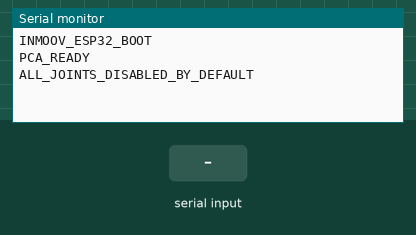
Recording of a program running on a simulated ESP32. Shown: the last lines printed to the serial monitor. Inputs (shaded band) come from the test bench.

Above: at 1.2 s.
1.3 s: "PING,1\n" received over Serial
At 1.9 s:
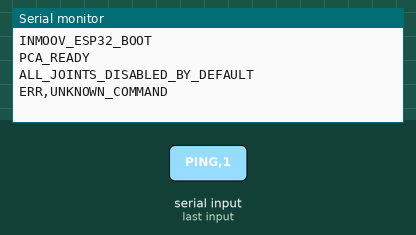
2.8 s: "PING\n" received over Serial
At 4.0 s:
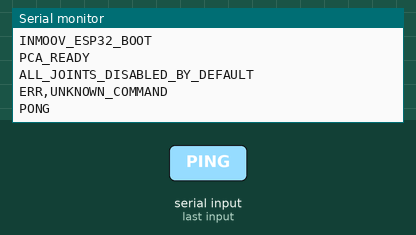
4.3 s: "HELP\n" received over Serial
At 5.3 s:
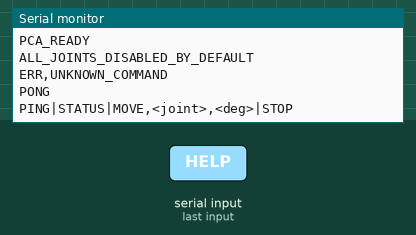
5.8 s: "STATUS\n" received over Serial
At 6.8 s:
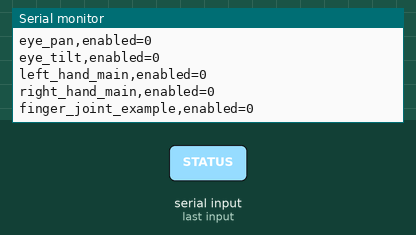
7.3 s: "STOP\n" received over Serial
At 8.0 s:
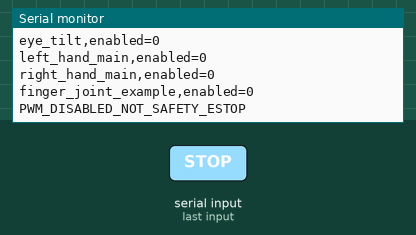
8.8 s: "MOVE,\n" received over Serial
At 9.9 s:
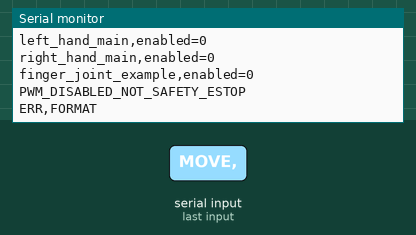

The program:

main.cpp
```cpp
#include <Arduino.h>
#include <Wire.h>
#include "joint_config.h"
#include "servo_driver.h"
#include "joint.h"
ServoDriver driver;
Joint joints[JOINT_COUNT];
String line;
bool pcaReady=false;
Joint* findJoint(const char* n){for(size_t i=0;i<JOINT_COUNT;i++)if(!strcmp(joints[i].name(),n))return &joints[i];return nullptr;}
void setup(){
 Serial.begin(115200);line.reserve(128);Wire.begin();
 pcaReady=driver.begin(PCA9685_ADDRESS,SERVO_PWM_HZ);
 for(size_t i=0;i<JOINT_COUNT;i++)joints[i].configure(JOINTS[i],&driver);
 Serial.println("INMOOV_ESP32_BOOT");Serial.println(pcaReady?"PCA_READY":"PCA_INIT_FAILED");
 Serial.println("ALL_JOINTS_DISABLED_BY_DEFAULT");
}
void handle(String s){
 s.trim();
 if(s=="PING"){Serial.println("PONG");return;}
 if(s=="HELP"){Serial.println("PING|STATUS|MOVE,<joint>,<deg>|STOP");return;}
 if(s=="STATUS"){Serial.print("PCA,");Serial.println(pcaReady?"READY":"FAILED");for(size_t i=0;i<JOINT_COUNT;i++){Serial.print(joints[i].name());Serial.print(",enabled=");Serial.println(joints[i].enabled());}return;}
 if(s=="STOP"){driver.disableAll();Serial.println("PWM_DISABLED_NOT_SAFETY_ESTOP");return;}
 if(s.startsWith("MOVE,")){
  int k=s.indexOf(',',5);if(k<0){Serial.println("ERR,FORMAT");return;}
  String n=s.substring(5,k);float a=s.substring(k+1).toFloat();Joint* j=findJoint(n.c_str());
  if(!j){Serial.println("ERR,UNKNOWN_JOINT");return;}
  if(!pcaReady||!j->moveTo(a)){Serial.println("ERR,DISABLED_OR_OUT_OF_RANGE");return;}
  Serial.println("OK");return;
 }
 Serial.println("ERR,UNKNOWN_COMMAND");
}
void loop(){
 while(Serial.available()){char c=(char)Serial.read();if(c=='\n'||c=='\r'){if(line.length()){handle(line);line="";}}else if(line.length()<120)line+=c;else{line="";Serial.println("ERR,LINE_TOO_LONG");}}
}
```

joint.cpp
```cpp
#include "joint.h"
bool Joint::moveTo(float angle){
 if(!cfg_.enabled||!driver_||angle<cfg_.minAngleDeg||angle>cfg_.maxAngleDeg)return false;
 if(cfg_.reversed) angle=cfg_.minAngleDeg+cfg_.maxAngleDeg-angle;
 float span=cfg_.maxAngleDeg-cfg_.minAngleDeg;
 if(span<=0)return false;
 float t=(angle-cfg_.minAngleDeg)/span;
 uint16_t pulse=(uint16_t)(cfg_.minPulseUs+t*(cfg_.maxPulseUs-cfg_.minPulseUs));
 return driver_->writePulseUs(cfg_.channel,pulse);
}
```

joint.h
```cpp
#pragma once
#include <Arduino.h>
#include "servo_driver.h"
enum class ServoType { HITECH_HS755HB, MG996R, MG90S };
struct JointConfig {
 const char* name; const char* module; uint8_t channel; ServoType type; bool enabled;
 uint16_t minPulseUs,centerPulseUs,maxPulseUs;
 float minAngleDeg,centerAngleDeg,maxAngleDeg; bool reversed;
};
class Joint {
public:
 void configure(const JointConfig& c,ServoDriver* d){cfg_=c;driver_=d;}
 const char* name() const{return cfg_.name;}
 bool enabled() const{return cfg_.enabled;}
 bool moveTo(float angle);
private:
 JointConfig cfg_{}; ServoDriver* driver_=nullptr;
};
```

joint_config.h
```cpp
#pragma once
#include "joint.h"
static const JointConfig JOINTS[] = {
 {"neck_pan","head",0,ServoType::MG996R,false,1475,1500,1525,-3,0,3,false},
 {"neck_tilt","head",1,ServoType::MG996R,false,1475,1500,1525,-3,0,3,false},
 {"jaw","jaw",2,ServoType::MG996R,false,1475,1500,1525,-3,0,3,false},
 {"eye_pan","eyes",3,ServoType::MG90S,false,1475,1500,1525,-3,0,3,false},
 {"eye_tilt","eyes",4,ServoType::MG90S,false,1475,1500,1525,-3,0,3,false},
 {"left_hand_main","left_hand",5,ServoType::HITECH_HS755HB,false,900,1500,2100,-45,0,45,false},
 {"right_hand_main","right_hand",6,ServoType::HITECH_HS755HB,false,900,1500,2100,-45,0,45,false},
 {"finger_joint_example","left_hand",7,ServoType::MG90S,false,1475,1500,1525,-3,0,3,false},
};
static const size_t JOINT_COUNT=sizeof(JOINTS)/sizeof(JOINTS[0]);
static const uint8_t PCA9685_ADDRESS=0x40;
static const float SERVO_PWM_HZ=50.0f;
```

servo_driver.cpp
```cpp
#include "servo_driver.h"
bool ServoDriver::begin(uint8_t address,float frequencyHz){
 frequencyHz_=frequencyHz; pca_=Adafruit_PWMServoDriver(address);
 pca_.begin(); pca_.setPWMFreq(frequencyHz_); delay(10); ready_=true; return true;
}
bool ServoDriver::writePulseUs(uint8_t channel,uint16_t pulseUs){
 if(!ready_||channel>15||pulseUs<500||pulseUs>2500)return false;
 float periodUs=1000000.0f/frequencyHz_;
 uint16_t ticks=(uint16_t)((pulseUs/periodUs)*4096.0f);
 if(ticks>4095)ticks=4095; pca_.setPWM(channel,0,ticks); return true;
}
void ServoDriver::disableAll(){if(ready_)for(uint8_t c=0;c<16;c++)pca_.setPWM(c,0,0);}
```

servo_driver.h
```cpp
#pragma once
#include <Arduino.h>
#include <Adafruit_PWMServoDriver.h>
class ServoDriver {
public:
 bool begin(uint8_t address,float frequencyHz);
 bool writePulseUs(uint8_t channel,uint16_t pulseUs);
 void disableAll();
private:
 Adafruit_PWMServoDriver pca_{};
 float frequencyHz_=50.0f; bool ready_=false;
};
```

Measured:
- after the input at 1.3 s, the serial monitor: prints a new line at once (image 1)
- after the input at 2.8 s, the serial monitor: prints a new line at once (image 2)
- after the input at 4.3 s, the serial monitor: prints a new line at once (image 3)
- after the input at 5.8 s, the serial monitor: prints a new line at once (image 4)
- after the input at 7.3 s, the serial monitor: prints a new line at once (image 5)
- after the input at 8.8 s, the serial monitor: prints a new line at once (image 6)
